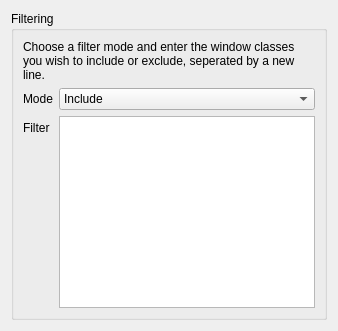
          <widget class="QWidget" name="tab_filters">
            <attribute name="icon">
              <iconset theme="preferences-desktop-filter">
                <normaloff>../../../../../../../../.designer/backup</normaloff>../../../../../../../../.designer/backup</iconset>
            </attribute>
            <attribute name="title">
              <string>Filters</string>
            </attribute>
            <layout class="QVBoxLayout" name="verticalLayout_7">
              <item>
                <widget class="QGroupBox" name="groupBox_filtering">
                  <property name="title">
                    <string>Filtering</string>
                  </property>
                  <layout class="QVBoxLayout" name="verticalLayout_8">
                    <item>
                      <widget class="QLabel" name="label_filteringExplanation">
                        <property name="sizePolicy">
                          <sizepolicy hsizetype="Preferred" vsizetype="Fixed">
                            <horstretch>0</horstretch>
                            <verstretch>0</verstretch>
                          </sizepolicy>
                        </property>
                        <property name="text">
                          <string>Choose a filter mode and enter the window classes you wish to include or exclude, seperated by a new line.</string>
                        </property>
                        <property name="wordWrap">
                          <bool>true</bool>
                        </property>
                      </widget>
                    </item>
                    <item>
                      <layout class="QFormLayout" name="formLayout_filtering">
                        <item row="0" column="0">
                          <widget class="QLabel" name="label_filteringMode">
                            <property name="text">
                              <string>Mode</string>
                            </property>
                          </widget>
                        </item>
                        <item row="0" column="1">
                          <widget class="QComboBox" name="kcfg_filterMode">
                            <property name="sizePolicy">
                              <sizepolicy hsizetype="Expanding" vsizetype="Fixed">
                                <horstretch>0</horstretch>
                                <verstretch>0</verstretch>
                              </sizepolicy>
                            </property>
                            <item>
                              <property name="text">
                                <string>Include</string>
                              </property>
                            </item>
                            <item>
                              <property name="text">
                                <string>Exclude</string>
                              </property>
                            </item>
                          </widget>
                        </item>
                        <item row="1" column="0">
                          <widget class="QLabel" name="label_filteringFilter">
                            <property name="text">
                              <string>Filter</string>
                            </property>
                          </widget>
                        </item>
                        <item row="1" column="1">
                          <widget class="QPlainTextEdit" name="kcfg_filterList">
                            <property name="toolTip">
                              <string>Enter window classes you wish to include/exclude (seperated by a new line)</string>
                            </property>
                          </widget>
                        </item>
                      </layout>
                    </item>
                  </layout>
                </widget>
              </item>
            </layout>
          </widget>
